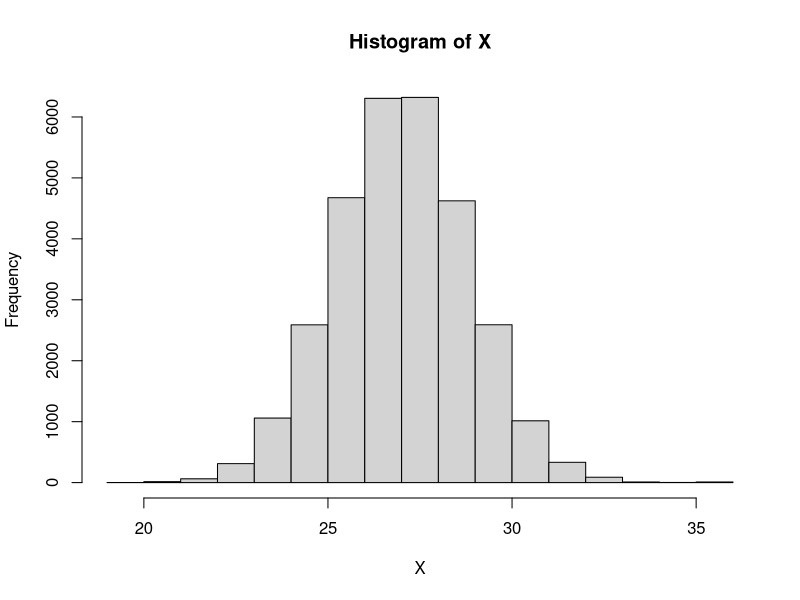
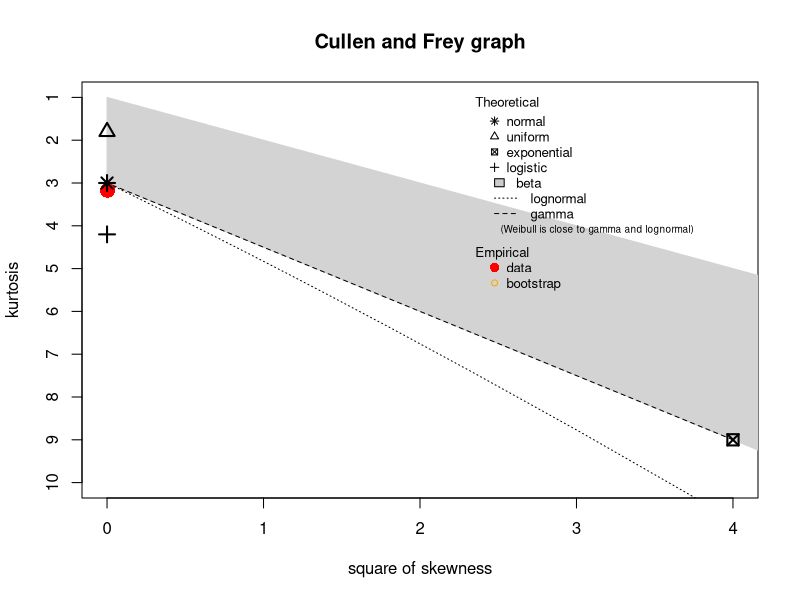
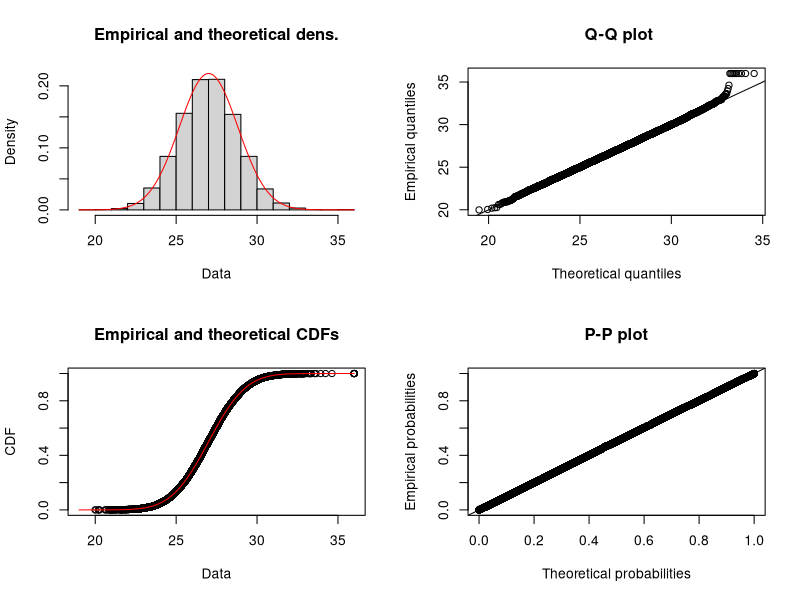
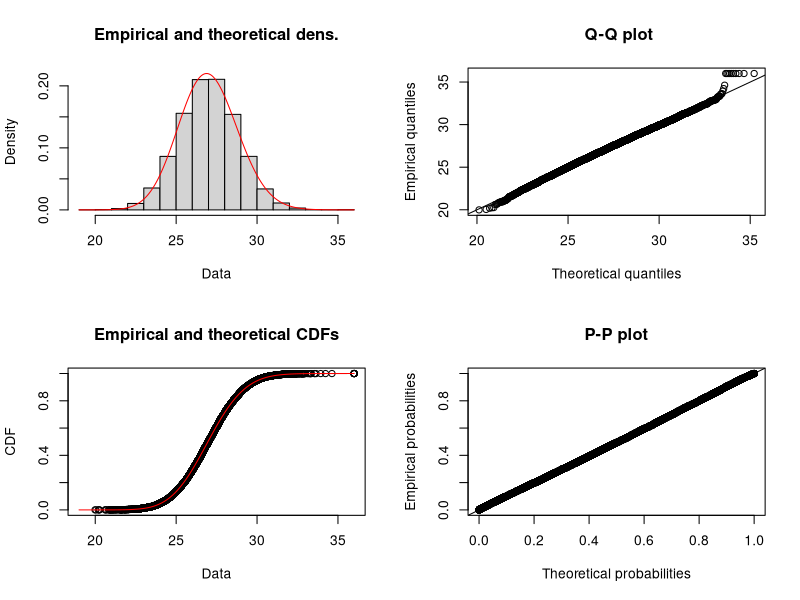

The R source for these figures, in order: (Note: this script raises an error after producing the figures.)
## ---- chunk 1
X <- rnorm(30000, mean = 27, sd = 1.8)
## ---- chunk 2
X <- c(X, rep(36, 10))
## ---- chunk 3
hist(X)
## ---- chunk 4
library(fitdistrplus)
## ---- chunk 5
descdist(X, boot = 50)
## ---- chunk 6
FDN <- fitdist(X, "norm")
FDG <- fitdist(X, "gamma")
## ---- chunk 7
plot(FDN)
## ---- chunk 8
plot(FDG)
## ---- chunk 9
GOFL <- gofstat(list(FDN, FDG), fitnames = list("Nomal", "Gamma"))
## ---- chunk 10
(GOFL)
## ---- chunk 11
x <- DF$LLAMADAS_OUT_TOT[!is.na(DF$LLAMADAS_OUT_TOT)]
x1 <- floor(log(x))
x1[x1 == -Inf] <- NA
x1[x1 == Inf] <- NA
x1 <- x1[!is.na(x1)]
descdist(x1,discrete = T )
hist(x1)
#fitdist(x1, discrete = T, distr = "binom") #<- Puede estar mal
## ---- chunk 12
hist(DF$LLAMADAS_OUT_TOT)
## ---- chunk 13
x <- DF$DIAS_LLAMADAS_IN_TOT[!is.na(DF$DIAS_LLAMADAS_IN_TOT)]
descdist(x,discrete = T )
hist(x)
hist(1:31,dpois(1:31,mean(x)))
## ---- chunk 14
X <- DF$LLAMADAS_OUT_TOT[!is.na(DF$LLAMADAS_OUT_TOT)]
descdist(X
         , discrete = TRUE
)
